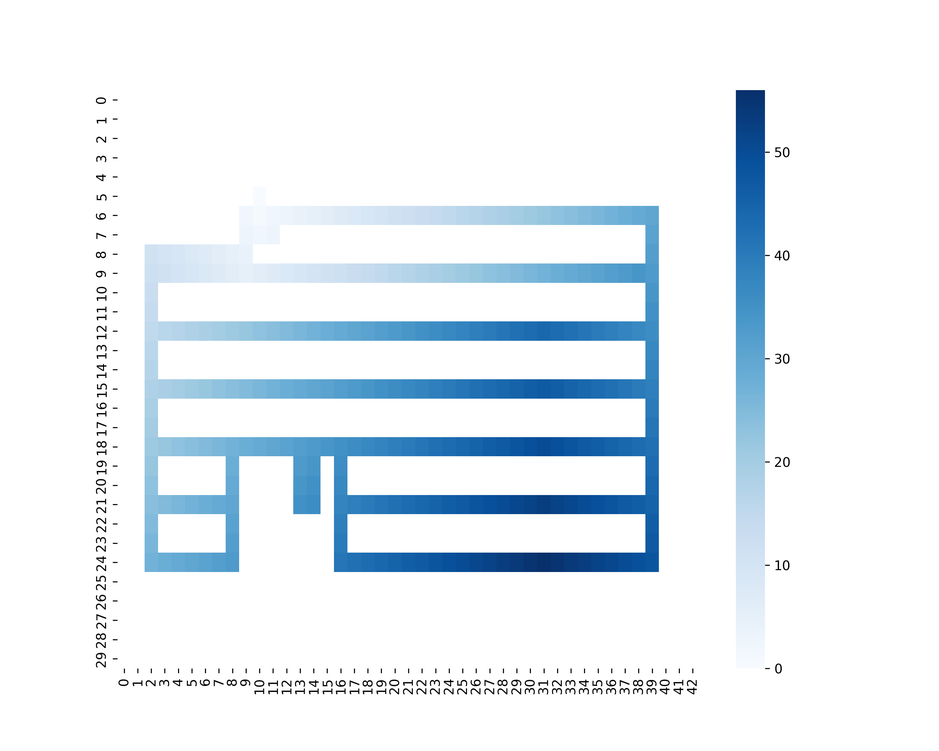
#> input picture backend/heatmaps/heatmap0.png, 939 x 751 px, shrunk from 3000 x 2400 before the run
$ python -i yanlog.py   (imports and definitions only)
#> lines starting #> are read from the running program, lines starting #| are printed output that depends on the picture; after the words box and inside, x2 and y2 are one past the last pixel; in counts of white or black regions, pixels touching at a corner belong together
#> further down, picture is the input picture: shape (751, 939, 3); mean B, G, R 246.6, 240.7, 233.2
import cv2
import numpy as np
import os

def thicken_and_color_image(img, max_distance=3, thickness=2):
#> called with max_distance = 3, thickness = 2
    if len(img.shape) > 2:
        gray = cv2.cvtColor(img, cv2.COLOR_BGR2GRAY)
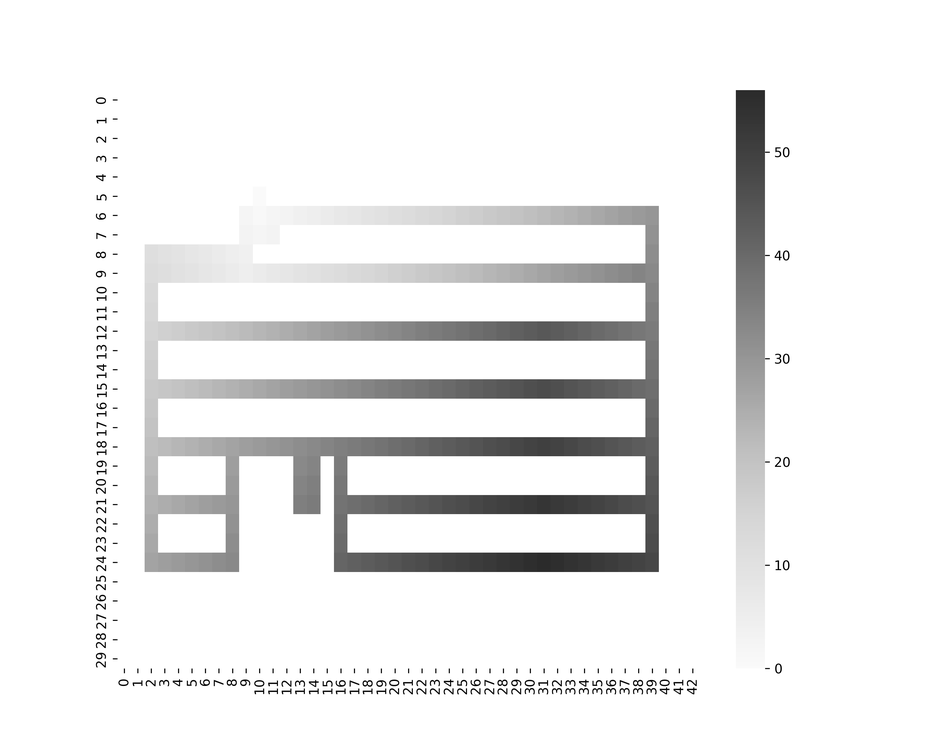
#> gray: shape (751, 939); min 0, max 255, mean 239.1
    else:
        gray = img.copy()
    _, binary = cv2.threshold(gray, 0, 255, cv2.THRESH_BINARY_INV + cv2.THRESH_OTSU)
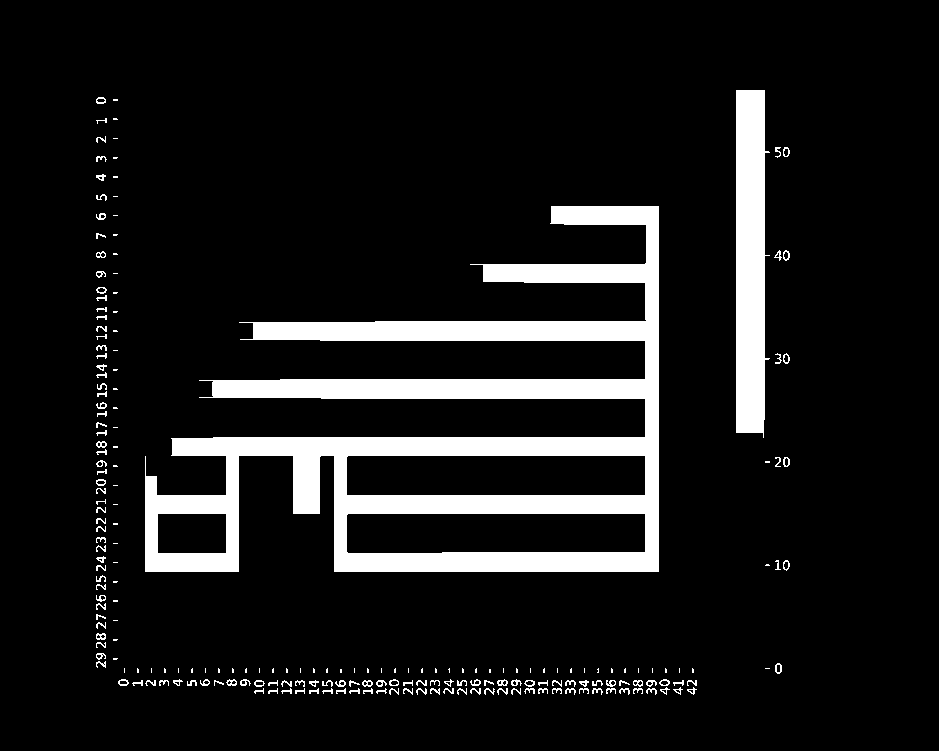
#> binary: shape (751, 939); 9.9% white; 215 white regions (77 under 20 px), largest, box (x1, y1, x2, y2) and area: (145, 206, 659, 572) 54988, (736, 90, 770, 438) 9962, (96, 633, 106, 640) 47
    kernel_size = max_distance * 2 + 1
    kernel = cv2.getStructuringElement(cv2.MORPH_ELLIPSE, (kernel_size, kernel_size))
    connected = cv2.morphologyEx(binary, cv2.MORPH_CLOSE, kernel)
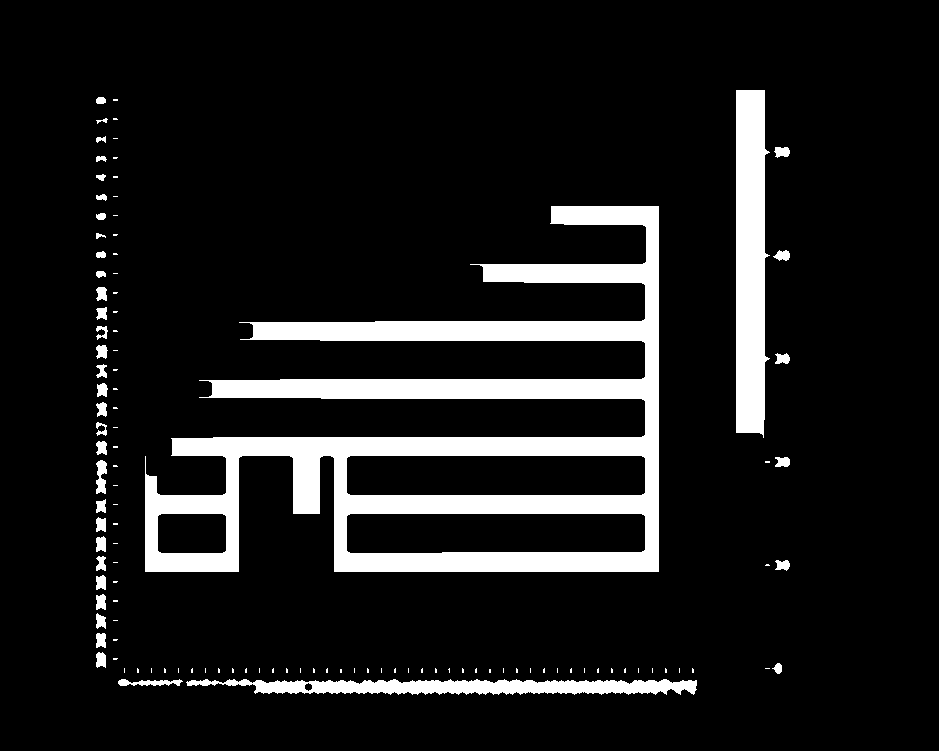
#> connected: shape (751, 939); 10.7% white; 115 white regions (76 under 20 px), largest, box (x1, y1, x2, y2) and area: (145, 206, 659, 572) 55118, (736, 90, 770, 438) 9988, (186, 679, 697, 695) 5653
    if thickness > 1:
        thick_kernel = cv2.getStructuringElement(cv2.MORPH_ELLIPSE, (thickness, thickness))
        connected = cv2.dilate(connected, thick_kernel, iterations=1)
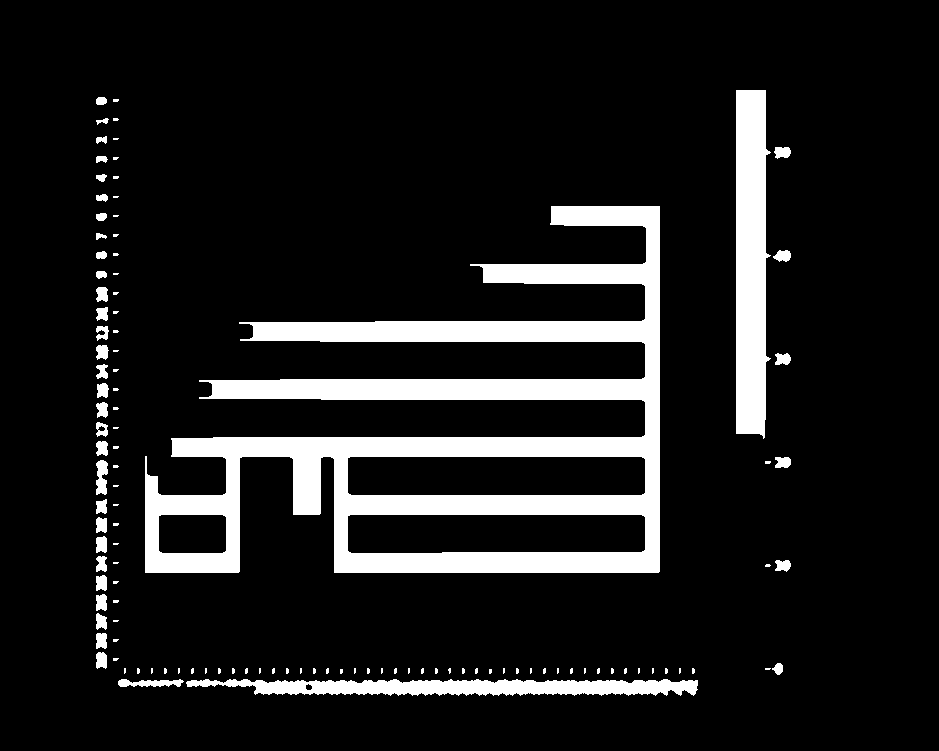
#> connected: shape (751, 939); 11.4% white; 115 white regions (76 under 20 px)
    contours, _ = cv2.findContours(connected, cv2.RETR_LIST, cv2.CHAIN_APPROX_SIMPLE)
#> contours = 120 contours, 76 with area under 20; largest, box (x1, y1, x2, y2) and area: (145, 206, 660, 573) 80793, (347, 456, 646, 496) 11602, (347, 514, 646, 554) 11399, (736, 90, 771, 439) 9988, (186, 679, 698, 696) 5808
    result = np.ones((gray.shape[0], gray.shape[1], 3), dtype=np.uint8) * 255
    fill_mask = np.zeros_like(connected)
    for cnt in contours:
        cv2.drawContours(fill_mask, [cnt], -1, 255, -1)
#> this loop made 120 passes
#> cnt on passes 6, 8, 10, 11, 15, 17, 19, 21, 27, 29, 31, 34: [[765, 668], [765, 669], [769, 669], [770, 668]], [[679, 668], [679, 673], [680, 672], [680, 668]], [[652, 668], [652, 673], [653, 672], [653, 668]], [[638, 668], [638, 673], [639, 672], [639, 668]], [[584, 668], [584, 673], [585, 672], [585, 668]], [[557, 668], [557, 673], [558, 672], [558, 668]], [[530, 668], [530, 673], [531, 672], [531, 668]], [[503, 668], [503, 673], [504, 672], [504, 668]], [[408, 668], [408, 673], [409, 672], [409, 668]], [[381, 668], [381, 673], [382, 672], [382, 668]], [[354, 668], [354, 673], [355, 672], [355, 668]], [[300, 668], [300, 673], [301, 672], [301, 668]]
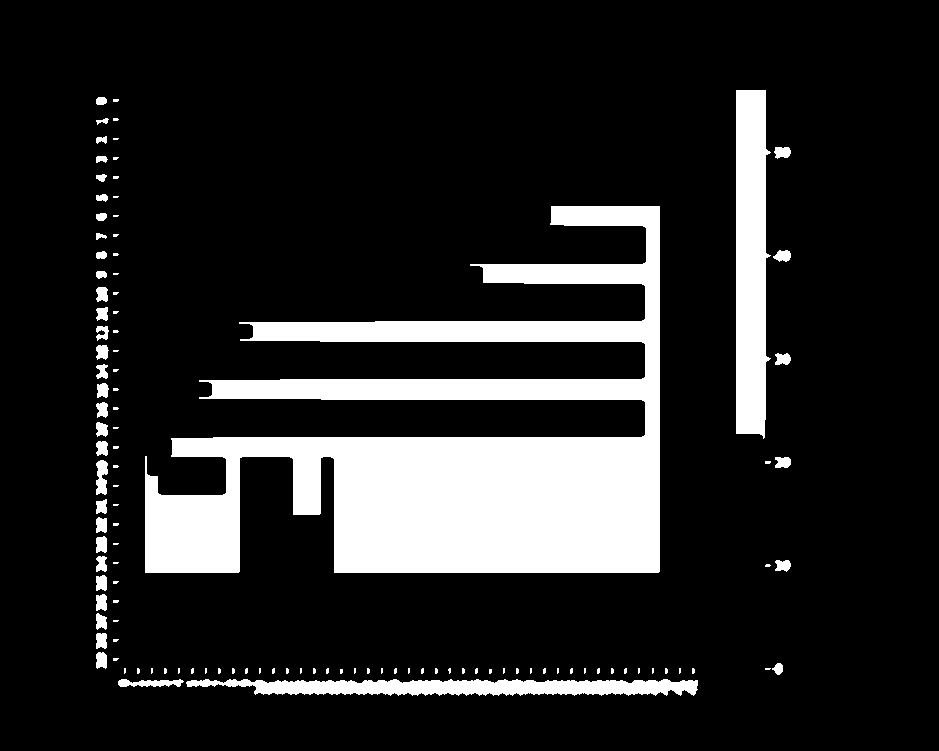
#> fill_mask: shape (751, 939); 15% white; 115 white regions (76 under 20 px), largest, box (x1, y1, x2, y2) and area: (145, 206, 660, 573) 83055, (736, 90, 771, 439) 10369, (186, 679, 698, 696) 6334
    result[fill_mask == 255] = [255, 0, 0]
    result[connected == 255] = [0, 0, 255]
    return result

class ImageProcessor:
    def __init__(self, upload_folder):
        self.upload_folder = upload_folder

    def process_file(self, path, filename):
        filepath = os.path.join(self.upload_folder, path+'/'+filename)
        img = cv2.imread(filepath)
        if img is None:
            raise FileNotFoundError(f"File not found: {filepath}")
        result = thicken_and_color_image(img, max_distance=3, thickness=2)
        processed_filename = f"{path}/processed_{filename}"
        processed_path = os.path.join(self.upload_folder, processed_filename)
        cv2.imwrite(processed_path, result)
        return processed_filename

>>> import cv2
>>> picture = cv2.imread('heatmaps/heatmap0.png')
>>> result = thicken_and_color_image(picture)
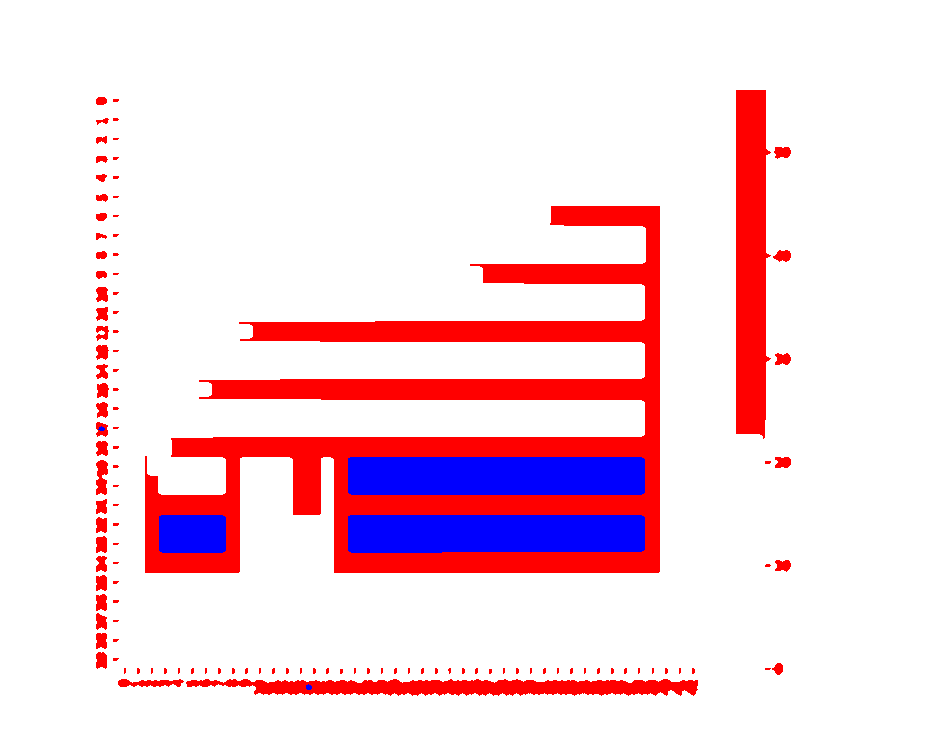
#> result: shape (751, 939, 3); mean B, G, R 225.8, 216.8, 246
